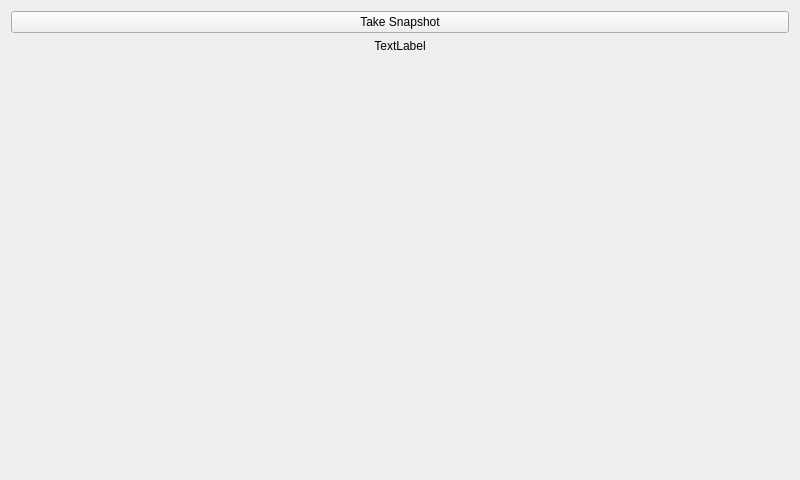
<?xml version="1.0" encoding="UTF-8"?>
<ui version="4.0">
 <class>MainWindow</class>
 <widget class="QMainWindow" name="MainWindow">
  <property name="geometry">
   <rect>
    <x>0</x>
    <y>0</y>
    <width>800</width>
    <height>480</height>
   </rect>
  </property>
  <property name="windowTitle">
   <string>MainWindow</string>
  </property>
  <widget class="QWidget" name="centralWidget">
   <layout class="QVBoxLayout" name="verticalLayout">
    <item>
     <widget class="QPushButton" name="pushButton">
      <property name="text">
       <string>Take Snapshot</string>
      </property>
     </widget>
    </item>
    <item>
     <widget class="QLabel" name="label">
      <property name="text">
       <string>TextLabel</string>
      </property>
      <property name="alignment">
       <set>Qt::AlignCenter</set>
      </property>
     </widget>
    </item>
    <item>
     <widget class="RenderGlWidget" name="m_RenderWidget" native="true">
      <property name="sizePolicy">
       <sizepolicy hsizetype="Expanding" vsizetype="Expanding">
        <horstretch>0</horstretch>
        <verstretch>0</verstretch>
       </sizepolicy>
      </property>
     </widget>
    </item>
    <item>
     <widget class="QLabel" name="labelTextOut">
      <property name="sizePolicy">
       <sizepolicy hsizetype="Expanding" vsizetype="Expanding">
        <horstretch>0</horstretch>
        <verstretch>0</verstretch>
       </sizepolicy>
      </property>
      <property name="text">
       <string/>
      </property>
      <property name="alignment">
       <set>Qt::AlignLeading|Qt::AlignLeft|Qt::AlignTop</set>
      </property>
     </widget>
    </item>
   </layout>
  </widget>
 </widget>
 <layoutdefault spacing="6" margin="11"/>
 <customwidgets>
  <customwidget>
   <class>RenderGlWidget</class>
   <extends>QWidget</extends>
   <header location="global">RenderGlWidget.h</header>
   <container>1</container>
  </customwidget>
 </customwidgets>
 <resources/>
 <connections/>
</ui>
